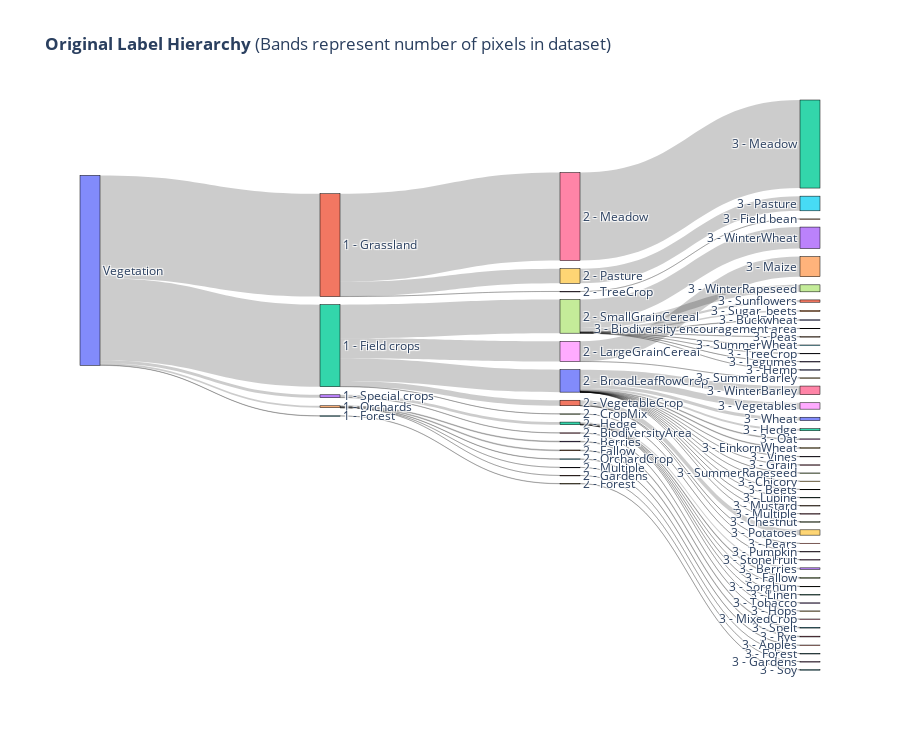

The cell this chart's notebook holds for it:
### Code cell
# Prepare data for Sankey diagram
node_labels = ["Vegetation"]

# Create labels for tier 1 nodes
tier1_labels = [f"1 - {dataset_info['tier1'][i]}" for i in list(pixels_by_tier_category['tier1'].keys()) if i != 0]
node_labels.extend(tier1_labels)

# Create labels for tier 2 nodes
tier2_labels = [f"2 - {dataset_info['tier2'][i]}" for i in list(pixels_by_tier_category['tier2'].keys()) if i != 0]
node_labels.extend(tier2_labels)

# Create labels for tier 3 nodes
tier3_labels = [f"3 - {dataset_info['tier3'][i]}" for i in list(pixels_by_tier_category['tier3'].keys()) if i != 0]
node_labels.extend(tier3_labels)

# Create source and target lists based on the provided relationships
sources = []
targets = []
values = []

# Tier1 to Vegetation links
for i, t1_index in enumerate(tier1_labels):

    sources.append(0)  # Index of Vegetation node
    targets.append(i+1)  # Adjust index for tier 1 node
    values.append(pixels_by_tier_category['tier1'][i+1])


# Tier2 to Tier1 links
for i, t1_index in enumerate(tier2_to_tier1):
    if i == 0:
        continue
    targets.append(len(tier1_labels) + i)  # Adjust index for tier 2 node
    sources.append(t1_index)  # Adjust index for tier 1 node
    values.append(pixels_by_tier_category['tier2'][i])

# Tier3 to Tier2 links
for i, t2_index in enumerate(tier3_to_tier2):
    if i == 0:
        continue
    targets.append(len(tier1_labels) + len(tier2_labels) + i)  # Index of tier 3 node
    sources.append(len(tier1_labels) + t2_index)  # Adjust index for tier 2 node
    values.append(pixels_by_tier_category['tier3'][i])

# Create the Sankey diagram using Plotly
fig = go.Figure(data=[go.Sankey(
    node=dict(
        pad=15,
        thickness=20,
        line=dict(color="black", width=0.5),
        label=node_labels
    ),
    link=dict(
        source=sources,
        target=targets,
        value=values
    )
)])

fig.update_layout(title_text="<b>Original Label Hierarchy</b> (Bands represent number of pixels in dataset)", font_size=12, height=750)
fig.show()

### Figure 1 — Plotly figure (JSON) as saved in the notebook; plotly's stock layout.template omitted (floating-point values rounded to 4 significant figures)
{"data": [{"link": {"source": [0, 0, 0, 0, 0, 1, 2, 2, 1, 2, 2, 3, 4, 4, 4, 3, 2, 1, 5, 4, 4, 6, 7, 8, 9, 10, 7, 10, 11, 10, 7, 10, 12, 7, 13, 14, 12, 10, 10, 7, 15, 7, 10, 7, 7, 16, 12, 17, 8, 7, 11, 12, 7, 18, 19, 10, 10, 11, 10, 7, 10, 10, 12, 10, 20, 10, 10, 21, 12], "target": [1, 2, 3, 4, 5, 6, 7, 8, 9, 10, 11, 12, 13, 14, 15, 16, 17, 18, 19, 20, 21, 22, 23, 24, 25, 26, 27, 28, 29, 30, 31, 32, 33, 34, 35, 36, 37, 38, 39, 40, 41, 42, 43, 44, 45, 46, 47, 48, 49, 50, 51, 52, 53, 54, 55, 56, 57, 58, 59, 60, 61, 62, 63, 64, 65, 66, 67, 68, 69], "value": [4126969, 3293443, 117167, 76982, 12098, 3534741, 1348052, 814544, 588605, 902939, 221455, 106245, 28958, 31624, 15535, 10922, 6453, 3623, 12098, 826, 39, 3534741, 860292, 809263, 588605, 346223, 280970, 256323, 213728, 133742, 92606, 84493, 61821, 55410, 28958, 31624, 30524, 29585, 25992, 16092, 15535, 12296, 12231, 10213, 10505, 10922, 6517, 6453, 5281, 3583, 5826, 6221, 4367, 3623, 12098, 3280, 3678, 1901, 2351, 1718, 1945, 1756, 1151, 772, 826, 320, 248, 39, 11]}, "node": {"label": ["Vegetation", "1 - Grassland", "1 - Field crops", "1 - Special crops", "1 - Orchards", "1 - Forest", "2 - Meadow", "2 - SmallGrainCereal", "2 - LargeGrainCereal", "2 - Pasture", "2 - BroadLeafRowCrop", "2 - VegetableCrop", "2 - Hedge", "2 - Berries", "2 - Fallow", "2 - OrchardCrop", "2 - BiodiversityArea", "2 - CropMix", "2 - TreeCrop", "2 - Forest", "2 - Multiple", "2 - Gardens", "3 - Meadow", "3 - WinterWheat", "3 - Maize", "3 - Pasture", "3 - WinterBarley", "3 - WinterRapeseed", "3 - Vegetables", "3 - Potatoes", "3 - Wheat", "3 - Sunflowers", "3 - Hedge", "3 - Berries", "3 - Sugar_beets", "3 - Spelt", "3 - Rye", "3 - Fallow", "3 - Oat", "3 - EinkornWheat", "3 - Buckwheat", "3 - Apples", "3 - Biodiversity encouragement area", "3 - Vines", "3 - Peas", "3 - SummerWheat", "3 - MixedCrop", "3 - Sorghum", "3 - StoneFruit", "3 - SummerBarley", "3 - TreeCrop", "3 - Pears", "3 - Linen", "3 - Legumes", "3 - Field bean", "3 - Soy", "3 - Grain", "3 - SummerRapeseed", "3 - Pumpkin", "3 - Chicory", "3 - Hemp", "3 - Beets", "3 - Lupine", "3 - Tobacco", "3 - Mustard", "3 - Forest", "3 - Multiple", "3 - Chestnut", "3 - Gardens", "3 - Hops"], "line": {"color": "black", "width": 0.5}, "pad": 15, "thickness": 20}, "type": "sankey"}], "layout": {"font": {"size": 12}, "height": 750, "title": {"text": "<b>Original Label Hierarchy</b> (Bands represent number of pixels in dataset)"}}}
